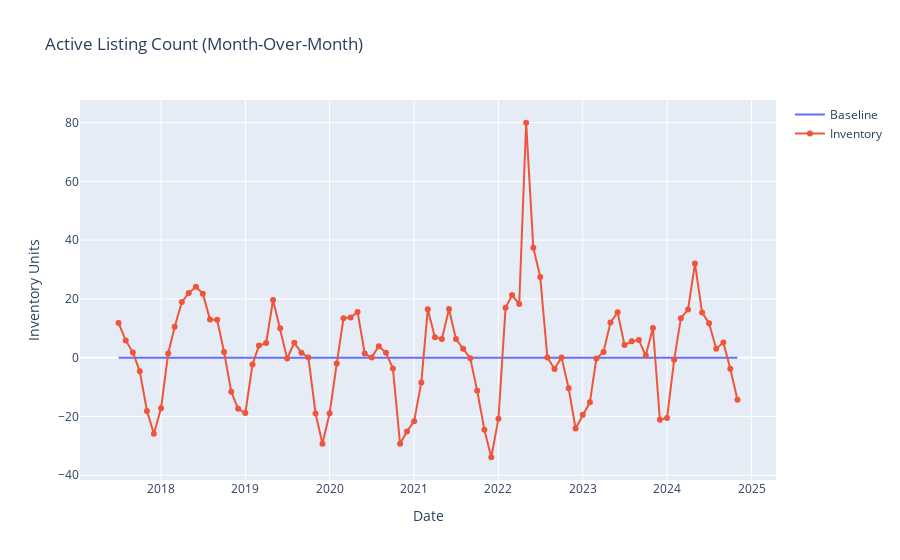

The cell this chart's notebook holds for it:
### Markdown cell above
## 2.5 Housing Inventory

### Code cell
inventory = pd.read_csv('seattle-housing-inventory.csv')

fig = go.Figure()
fig.add_trace(
    go.Scatter(
        x=inventory['observation_date'],
        y=len(inventory['observation_date']) * [0],
        name='Baseline'
    )
)
fig.add_trace(
    go.Scatter(
        x=inventory['observation_date'],
        y=inventory['inventory'],
        mode='lines+markers',
        name='Inventory'
    )
)
fig.update_layout(
    title = 'Active Listing Count (Month-Over-Month)',
    xaxis_title = 'Date',
    yaxis_title = 'Inventory Units'
)
fig.show()
